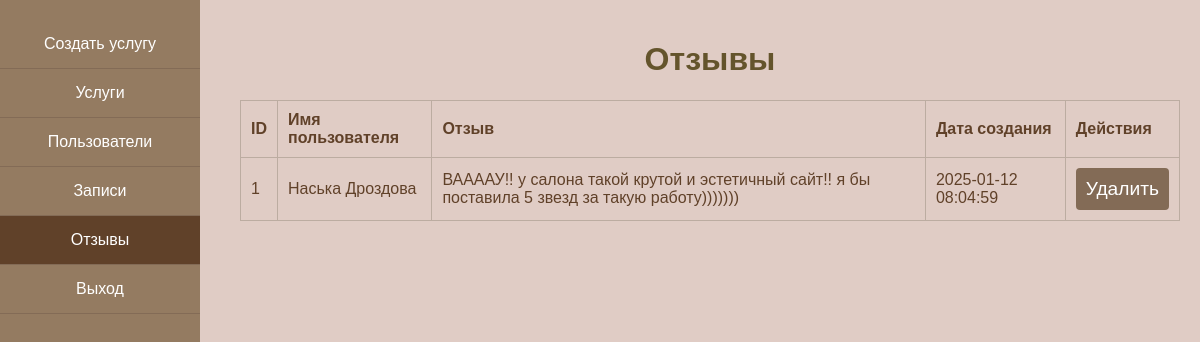
Page /coursework/admin/reviews.php (signed in) on the committed database.
### tables this page shows
CREATE TABLE `reviews` (
  `id` int(11) NOT NULL,
  `user_id` int(11) NOT NULL,
  `content` text NOT NULL,
  `created_at` timestamp NOT NULL DEFAULT current_timestamp()
);

CREATE TABLE `users` (
  `id` int(11) NOT NULL,
  `first_name` varchar(50) NOT NULL,
  `last_name` varchar(50) NOT NULL,
  `gender` enum('Male','Female') NOT NULL,
  `phone` varchar(20) NOT NULL,
  `email` varchar(100) NOT NULL,
  `password` varchar(255) NOT NULL,
  `role` enum('admin','user') DEFAULT 'user',
  `created_at` timestamp NOT NULL DEFAULT current_timestamp()
);

### coursework/admin/reviews.php (the view, shortened to what this page needs)
<?php
$mysqli = new mysqli("localhost", "root", "", "animal_salon");
$result = $mysqli->query("
    SELECT
        reviews.id,
        users.first_name,
        users.last_name,
        reviews.content,
        reviews.created_at
    FROM reviews
    JOIN users ON reviews.user_id = users.id
    ORDER BY reviews.created_at DESC
");
?>
<!DOCTYPE html>
<html lang="ru">
<head>
    <link rel="stylesheet" href="assets/css/style.css">
</head>
<body>
    <div class="admin-panel">
        <nav>
            <a href="create_service.html">Создать услугу</a>
            <a href="services.php">Услуги</a>
            <a href="clients.php">Пользователи</a>
            <a href="appointments.php">Записи</a>
            <a href="reviews.php" class="active">Отзывы</a>
            <a href="logout.php">Выход</a>
        </nav>
        <div class="content">
            <h1>Отзывы</h1>
            <table>
                <thead>
                    <tr>
                        <th>ID</th>
                        <th>Имя пользователя</th>
                        <th>Отзыв</th>
                        <th>Дата создания</th>
                        <th>Действия</th>
                    </tr>
                </thead>
                <tbody>
                    <?php while ($review = $result->fetch_assoc()): ?>
                        <tr>
                            <td><?= $review['id'] ?></td>
                            <td><?= htmlspecialchars($review['first_name']) . ' ' . htmlspecialchars($review['last_name']) ?></td>
                            <td><?= htmlspecialchars($review['content']) ?></td>
                            <td><?= htmlspecialchars($review['created_at']) ?></td>
                            <td>
                                <form action="reviews.php" method="POST" style="display:inline;">
                                    <button type="submit" onclick="return confirm('Удалить этот отзыв?')">Удалить</button>
                                </form>
                            </td>
                        </tr>
                    <?php endwhile; ?>
                </tbody>
            </table>
        </div>
    </div>
</body>
</html>

### coursework/admin/assets/css/style.css (style rules this page uses)
body { margin: 0; font-family: Arial, sans-serif; background-color: #e0ccc5; color: #604129; }
h1 { text-align: center; color: #64542c; }
button { padding: 10px; background-color: #836b56; color: white; border: none; border-radius: 4px; font-size: 1.2em; cursor: pointer; }
.admin-panel nav { width: 200px; background-color: #947b61; height: 100vh; position: fixed; top: 0; left: 0; display: flex; flex-direction: column; padding-top: 20px; }
.admin-panel nav a { padding: 15px; color: white; text-decoration: none; text-align: center; border-bottom: 1px solid #836b56; }
.admin-panel nav a.active { background-color: #604129; }
.admin-panel .content { margin-left: 220px; padding: 20px; }
table { width: 100%; border-collapse: collapse; margin-top: 20px; }
table th, table td { padding: 10px; text-align: left; border: 1px solid #bcaca1; }

### rows in the picture
reviews: id "1", user.first_name "Наська", user.last_name "Дроздова", content "ВААААУ!! у салона такой крутой и эстетичный сайт!! я бы поставила 5 звезд за такую работу)))))))", created_at "2025-01-12 08:04:59"
